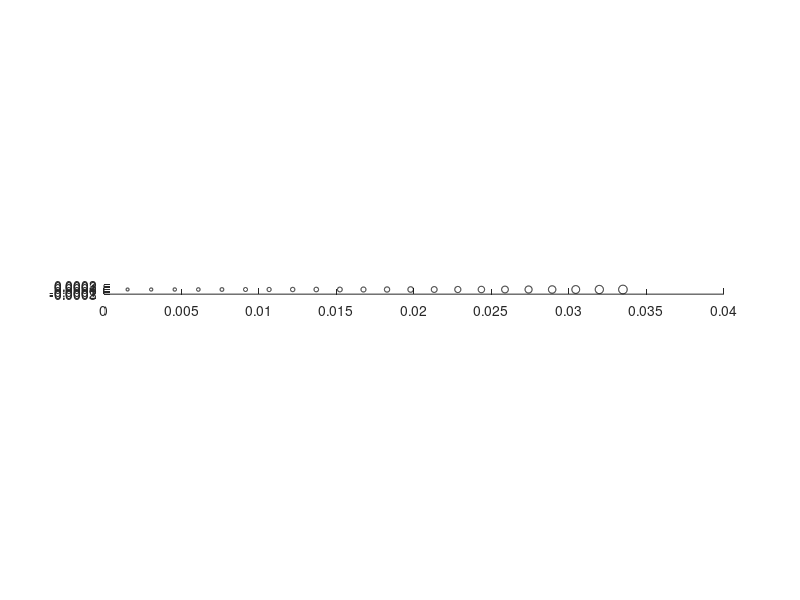

Write MATLAB code to recreate this figure. (Note: this script raises an error after producing the figure.)
% RUN_resonances.m
%
% Computes the resonant frequencies for an array
% of N circular resonators in two dimensions.
%
%%%%%%%%%%%%%%%%%%%%%%%%%%%%%%%%%%%%
%
% Davies, B
%
% 2019
%
%%%%%%%%%%%%%%%%%%%%%%%%%%%%%%%%%%%%
clear all, close all

%% Define parameters

L = 35e-3;              % length of cochlea
N = 22;                 % number of resonators
L_end = L;

s = 1.05;
a = 0.0001;

for i = 1:N
    R(i) = a*s^(i-1);
end

%%% Material parameters
rho0 = 1e3;                 % density of water
kappa0 = 2e9;               % bulk modulus of water
v = sqrt(kappa0/rho0);      % speed of sound in water

rho_b = 1.2;                % density of resonators/air
kappa_b = 1e5;              % bulk modulus of resonators/air
v_b = sqrt(kappa_b/rho_b);  % speed of sound in air

% High contrast parameter \delta
delta=rho_b/rho0;

% Define the position of the centres of the resonators
cx = linspace(0,L,N+2);
cx = cx(2:end-1);
cy = zeros(1,N);

% Maximum order for multipole expansion (n = -N_multi, ..., -2, -1, 0, +1,
% +2, ..., +N_multi)
% If we use higher order, then accuracy improves. Usually 3 is sufficient.
N_multi = 3;

%%% Plot the geometry
figure, hold on
t = linspace(0,2*pi);
for n = 1:length(R)
    plot(cx(n)+R(n)*cos(t), cy(n)+R(n)*sin(t),'k')
end
daspect([1 1 1])
hold off


%% Compute initial guesses for the resonances
% Define function f : f gives minimum of eigenvalues of the operator A
% MakeA : gives a matrix approximation for the operator A

f= @(z) min(eig(MakeA(R,z,rho0,rho_b,kappa0,kappa_b,delta,N_multi,cx,cy)));

x = linspace(1, 2*pi*22000, 200);
init = [];
y = zeros(1, length(x));
for i = 1:length(x)
    y(i) = abs(f(x(i)));
end
for i = 2:length(x)-1
    if y(i)<y(i-1) & y(i)<y(i+1) & (isempty(init) || min(abs(init-x(i)*ones(1,length(init)))) > 1e0)
        init = [init x(i)];
    end
end

if length(init) < length(R)
    disp('WARNING: fewer than N initial guesses created')
end

init = sort(init);

%% Use Muller's method to find the resonances

distTol = 5e-5; fTol = 1e-5; iterMax = 10;
resonances = [];
n = 1;
for initGuess = init
        
    z0 = initGuess;
    z1 = initGuess - 1i;
    z2 = initGuess - 2i;
    
    res = MullersMethod(f, z0, z1, z2, iterMax, distTol, fTol);
    if isempty(resonances) || min(abs(resonances-res*ones(1,length(resonances)))) > 1e0
       fprintf(['Resonant frequency #', num2str(n), ' :   %.8f %.8fi (%.0f Hz) \n'], real(res), imag(res), real(res)/2/pi)
       resonances = [resonances res];
       n = n + 1;
    end
end

figure
scatter(real(resonances), imag(resonances), 'x')
xlabel('$\Re\omega_n$ (Hz)','interpreter','latex')
ylabel('$\Im\omega_n$','interpreter','latex')